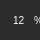
    <widget class="QFrame" name="frame_27">
     <property name="geometry">
      <rect>
       <x>670</x>
       <y>70</y>
       <width>40</width>
       <height>40</height>
      </rect>
     </property>
     <property name="styleSheet">
      <string notr="true">QFrame{
background-color: rgb(45, 45, 45);
border-radius:20px;
}</string>
     </property>
     <property name="frameShape">
      <enum>QFrame::StyledPanel</enum>
     </property>
     <property name="frameShadow">
      <enum>QFrame::Plain</enum>
     </property>
     <widget class="QWidget" name="horizontalLayoutWidget_28">
      <property name="geometry">
       <rect>
        <x>6</x>
        <y>10</y>
        <width>37</width>
        <height>21</height>
       </rect>
      </property>
      <layout class="QHBoxLayout" name="horizontalLayout_28">
       <item>
        <widget class="QLabel" name="Finential_statistic1_77">
         <property name="styleSheet">
          <string notr="true">color:white;
background-color: rgba(255, 255, 255, 0);
font: 10px;
padding-left:5px;
text-align: right;</string>
         </property>
         <property name="text">
          <string>12</string>
         </property>
         <property name="wordWrap">
          <bool>true</bool>
         </property>
        </widget>
       </item>
       <item>
        <widget class="QLabel" name="Finential_statistic1_78">
         <property name="styleSheet">
          <string notr="true">color:white;
font: 10px;
background-color:rgba(255, 255, 255, 0);</string>
         </property>
         <property name="frameShadow">
          <enum>QFrame::Raised</enum>
         </property>
         <property name="text">
          <string>%</string>
         </property>
         <property name="wordWrap">
          <bool>true</bool>
         </property>
        </widget>
       </item>
      </layout>
     </widget>
    </widget>
